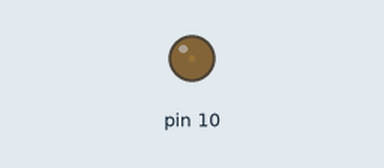
Bench run of a sketch on a simulated Arduino Uno, built with avr-gcc and run on an emulated ATmega328P. On the bench: output pins drawn as LEDs (lit = HIGH).

Above: at 0.05 s.
At 2.25 s:
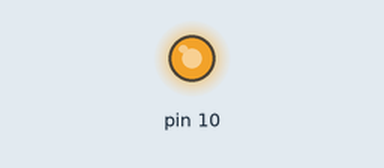
At 3.35 s:
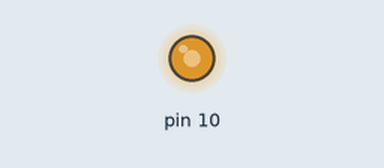
At 4.5 s:
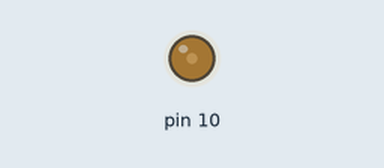
Timing chart, 0 to 6.6 s (numbered marks = the images above):
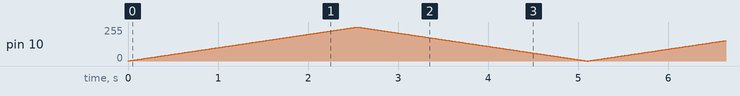

The sketch:

1.07.2_Slow_Blink.ino
```cpp
// Unit 1 Digital Sandbox
// Tutorial 1.07 If This Then That

// Make the LED fade smoothly up and smoothly down in the same sketch: from 0 to 255, then 255 to 0, then 0 to 255, then back again.

int fade = 0;
int number;

void setup()
{
  pinMode(10, OUTPUT);
}

void loop()
{
  if (fade == 0) {
    number = 1;
  }

  if (fade == 255) {
    number = -1;
  }

  fade = fade + number;
  analogWrite(10, fade);
  delay(10);
}
```
